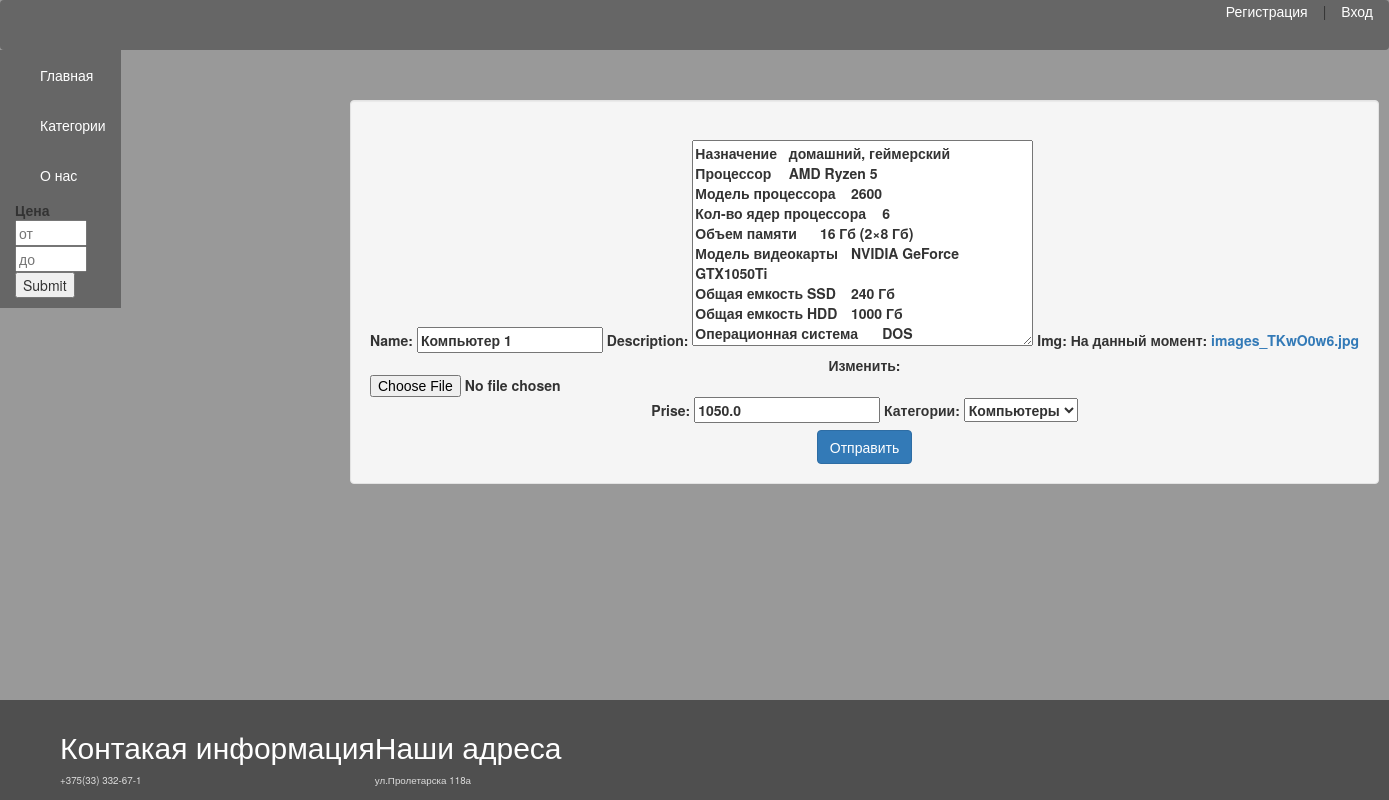
Before: /drugi/edit/drugi/1/ with the older database file.
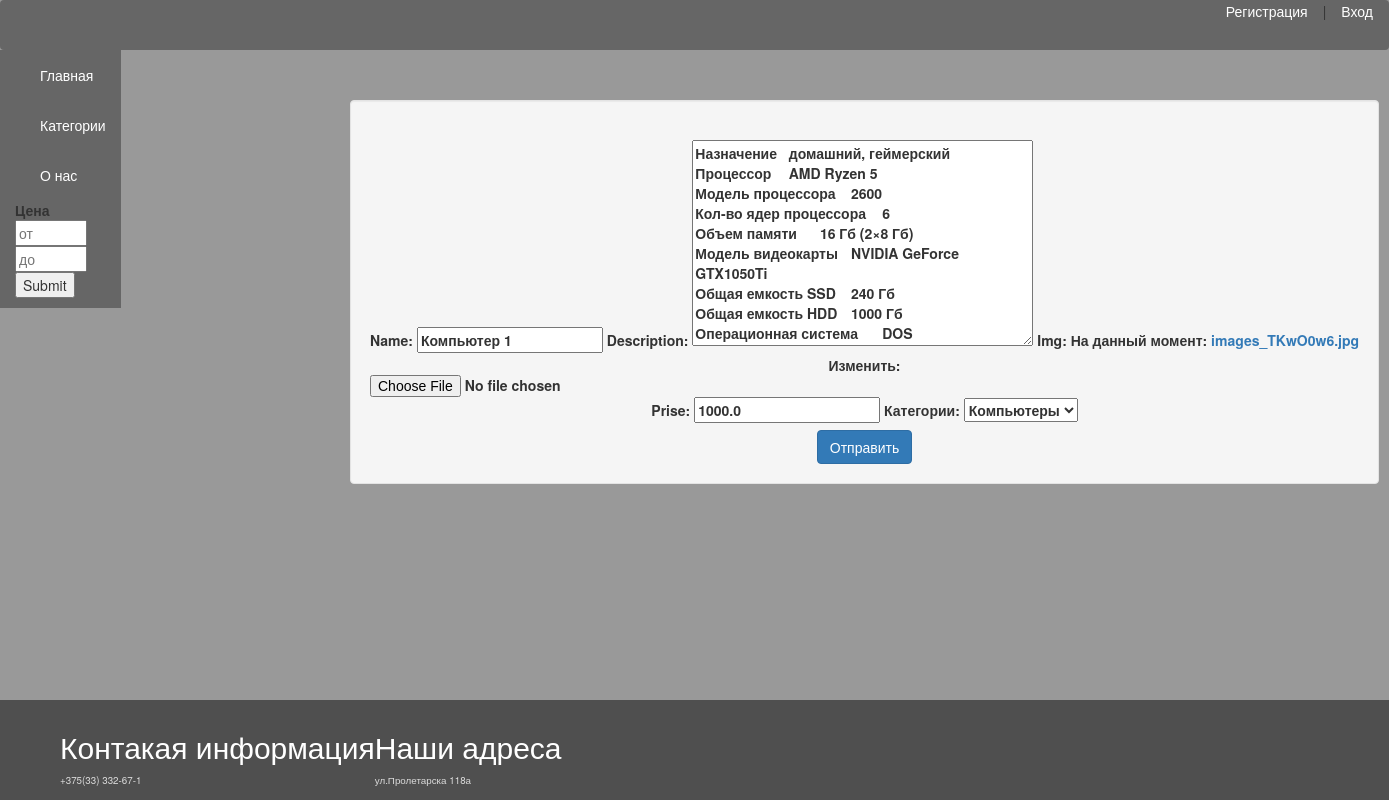
After: the same page with the newer database file.
### drugs/models.py (models this page shows, shortened)
class Drugs(models.Model):
    name = models.CharField(max_length=240)
    description = models.TextField()
    img = models.ImageField()
    prise = models.FloatField()
    category=models.ForeignKey('Category', on_delete=models.PROTECT, null=True, verbose_name="Категории")

class Category(models.Model):
    name=models.CharField(max_length=50, db_index=True, verbose_name='Категория')
    slug = models.SlugField(unique=True, db_index = True, verbose_name="URL")
    def  __str__(self):
        return self.name
    def get_absolute_url(self):
        return reverse('category', kwargs={'category_slug':self.slug})

### drugs/views.py (the view)
# urls.py: path('drugi/edit/drugi/<int:drug>/', edit, name='edit'),
def edit(request, drug):
    model = Drugs.objects.get(id=drug)
    if request.method != 'POST':
        form = RegisterDrugs(instance=model)
    else:
        form = RegisterDrugs(instance=model, data=request.POST)
        if form.is_valid():
            form.save()
    context = {
        'form': form
    }
    return render(request, 'drugs/adddrug.html', context)

### drugs/forms.py
class RegisterDrugs(forms.ModelForm):
    class Meta:
        model = Drugs
        exclude = [""]

### drugs/templatetags/drug_tags.py (called while the page is built)
@register.inclusion_tag('drugs/list_categories.html')
def show_categories():
    category = Category.objects.all()
    return {'category': category}

### drugs/templates/drugs/adddrug.html (shortened to what this page needs)
{% extends 'drugs/base.html' %}
{% block content %}
<form method="post" enctype="multipart/form-data">
    <div class="reg">
    <div class="btn well">
        <label class="form">{{form}}</label>
            <div><button type="submit" class="btn btn-primary">Отправить</button></div>
    </div>
        </div>
</form>
{% endblock %}

Changed rows visible on the page:
changed Drugs "Компьютеры": prise "1050.0" → "1000.0"
